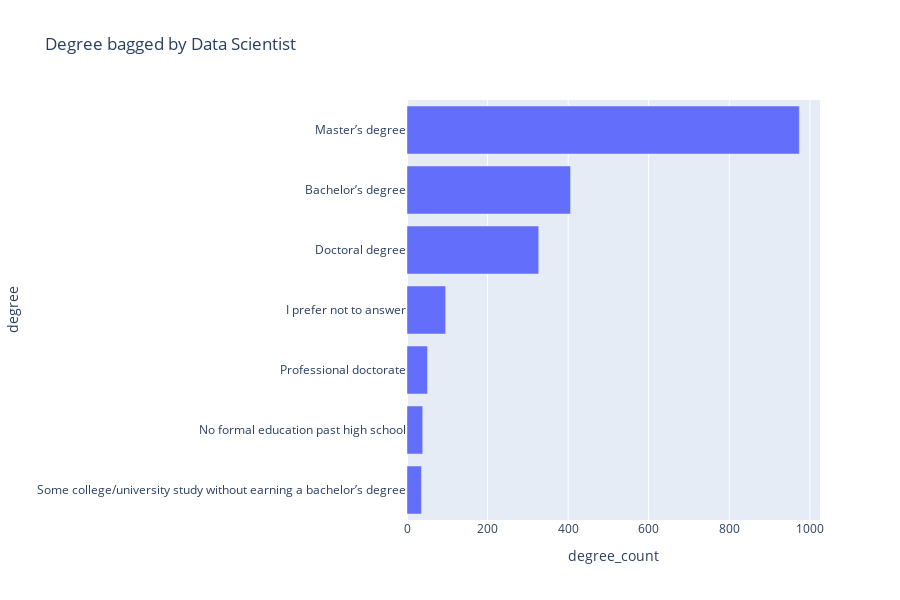

Write notebook code for a chart like this one.
### Code cell
dist_graph(ds_data, 'Q8', 'degree', 'degree_count', 'Degree bagged by Data Scientist')

### Figure 1 — Plotly figure (JSON) as saved in the notebook; plotly's stock layout.template omitted (floating-point values rounded to 4 significant figures)
{"data": [{"alignmentgroup": "True", "customdata": [[50.49], [21.05], [16.95], [4.98], [2.64], [2.02], [1.87]], "hovertemplate": "degree_count=%{x}<br>degree=%{y}<br>pertcg=%{customdata[0]}<extra></extra>", "legendgroup": "", "marker": {"color": "#636efa", "pattern": {"shape": ""}}, "name": "", "offsetgroup": "", "orientation": "h", "showlegend": false, "textposition": "auto", "type": "bar", "x": [974, 406, 327, 96, 51, 39, 36], "xaxis": "x", "y": ["Master’s degree", "Bachelor’s degree", "Doctoral degree", "I prefer not to answer", "Professional doctorate", "No formal education past high school", "Some college/university study without earning a bachelor’s degree"], "yaxis": "y"}], "layout": {"barmode": "relative", "height": 600, "legend": {"tracegroupgap": 0}, "title": {"text": "Degree bagged by Data Scientist"}, "width": 900, "xaxis": {"anchor": "y", "domain": [0, 1], "title": {"text": "degree_count"}}, "yaxis": {"anchor": "x", "autorange": "reversed", "domain": [0, 1], "title": {"text": "degree"}}}}
